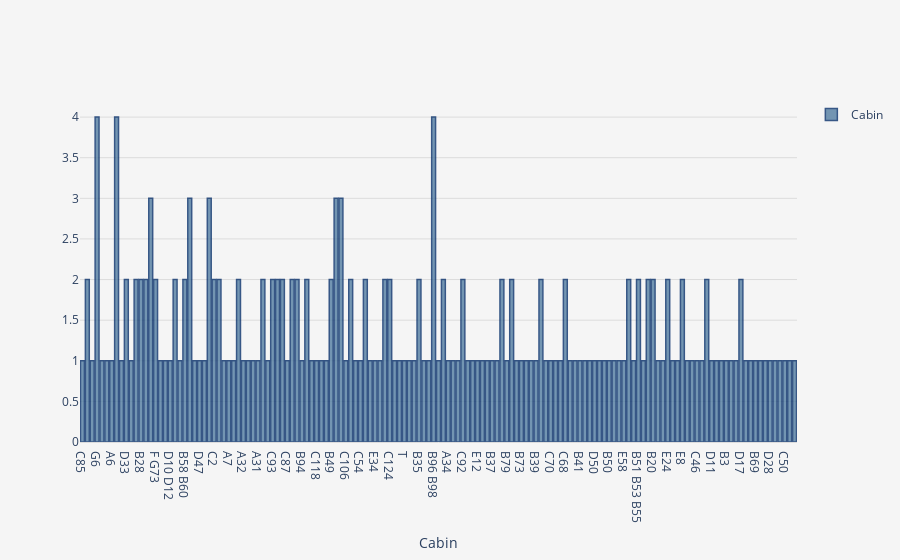

Source (notebook cell):
### Code cell
tmp = show_basic_plots(data)

len(tmp[1])

tmp[0][3].show()

### Figure 1 — Plotly figure (JSON) as saved in the notebook; plotly's stock layout.template omitted (floating-point values rounded to 4 significant figures; data arrays with more than 128 entries replaced by an {"elided": "..."} marker saying what was removed)
{"data": [{"marker": {"color": "#537EA2", "line": {"color": "rgb(8,48,107)", "width": 1.5}}, "name": "Cabin", "opacity": 0.8, "showlegend": true, "type": "histogram", "x": {"elided": "891 str values"}}], "layout": {"paper_bgcolor": "#F5F5F5", "plot_bgcolor": "#F5F5F5", "xaxis": {"linecolor": "#DCDCDC", "title": {"text": "Cabin"}, "type": "category"}, "yaxis": {"gridcolor": "#DCDCDC"}}}
